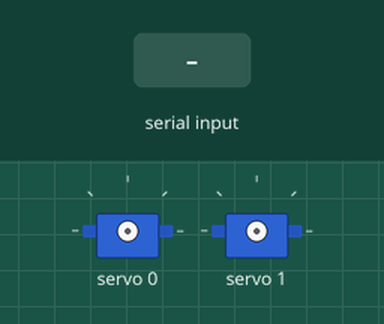
This sketch was run on a simulated Arduino Uno, built with avr-gcc and run on an emulated ATmega328P. On the bench: 2 × servo. The inputs (shaded band) are chosen by the test bench.

Above: at 1.2 s.
1.3 s: "a" received over Serial
2.8 s: "d" received over Serial
Timing chart, 0 to 5.8 s (numbered marks = the images above; inputs shaded):
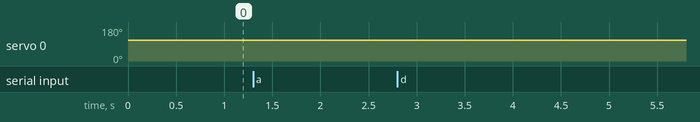

Measured:
- after the input at 2.8 s, servo 0: 110° → 111° at once

The sketch:

servo_control.ino
```cpp
#include <Wire.h>
#include "Adafruit_PWMServoDriver.h"

// called this way, it uses the default address 0x40
Adafruit_PWMServoDriver pwm = Adafruit_PWMServoDriver();
// you can also call it with a different address you want
//Adafruit_PWMServoDriver pwm = Adafruit_PWMServoDriver(0x41);

// Depending on your servo make, the pulse width min and max may vary, you
// want these to be as small/large as possible without hitting the hard stop
// for max range. You'll have to tweak them as necessary to match the servos you
// have!
#define H_SERVOMIN  180 // this is the 'minimum' pulse length count (out of 4096)
#define H_SERVOMAX  650   // this is the 'maximum' pulse length count (out of 4096)
#define V_SERVOMIN 180
#define V_SERVOMAX 650

#define V_SPEED 3
#define H_SPEED 3

// our servo # counter
uint8_t servonum = 0;
int hServoPos = (H_SERVOMIN+H_SERVOMAX)/2;
int vServoPos = V_SERVOMAX;

char buffer;
void setup() {
  Serial.begin(9600);
   pwm.begin();

  pwm.setPWMFreq(60);  // Analog servos run at ~60 Hz updates
}

// you can use this function if you'd like to set the pulse length in seconds
// e.g. setServoPulse(0, 0.001) is a ~1 millisecond pulse width. its not precise!
void setServoPulse(uint8_t n, double pulse) {
  double pulselength;

  pulselength = 1000000;   // 1,000,000 us per second
  pulselength /= 60;   // 60 Hz
  Serial.print(pulselength); Serial.println(" us per period");
  pulselength /= 4096;  // 12 bits of resolution
  Serial.print(pulselength); Serial.println(" us per bit");
  pulse *= 1000;
  pulse /= pulselength;
  Serial.println(pulse);
  pwm.setPWM(n, 0, pulse);
}

//Sets the servo position between 0-2H_SPEEDH_SPEED
void setServoPos(int pos,uint8_t number){
  //uint16_t pulseLen = ((double)pos/(double)2H_SPEED6.0) * (H_SERVOMAX-H_SERVOMIN) + H_SERVOMIN;
  pwm.setPWM(number,0,pos);
}

void loop() {

  if (Serial.available() > 0){
    while (Serial.available() > 0){
      buffer = Serial.read();
      if (buffer =='a'){
        if (hServoPos > H_SERVOMIN+H_SPEED){
          hServoPos -= H_SPEED;
        }else{
          hServoPos = H_SERVOMIN;
        }
      }else if (buffer == 'd'){
        if (hServoPos < H_SERVOMAX-H_SPEED  ){
          hServoPos += H_SPEED;
        }else{
          hServoPos = H_SERVOMAX;
        }
      }else if (buffer == 'w'){
        if (vServoPos < V_SERVOMAX-V_SPEED  ){
          vServoPos += V_SPEED;
        }else{
          vServoPos = H_SERVOMAX;
        }
      }else if (buffer == 's'){
        if (vServoPos < V_SERVOMAX+V_SPEED  ){
          vServoPos -= V_SPEED;
        }else{
          vServoPos = V_SERVOMAX;
        }
      }
    }
    setServoPos(hServoPos,0);
    setServoPos(vServoPos,1);
  }
}
```
